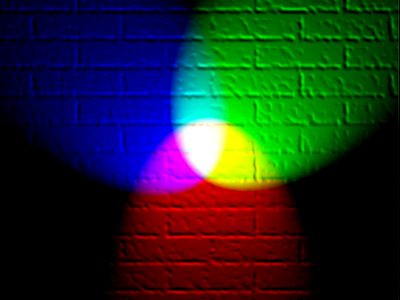
#> input picture Repositorio local/Módulo 5 - Machine learning y deep learning/Data/imagenes/image_prueba.jpg, 400 x 300 px, found by its file name
$ jupyter execute --allow-errors 31.introduccion_imagenes_python_open_cv.ipynb
#> lines starting #> are read from the running program, lines starting #| are printed output that depends on the picture
## OpenCV (Open Source Computer Vision)

**`OpenCV`** es una herramienta para el procesamiento de imágenes y la realización de tareas de visión artificial. Es una biblioteca de código abierto que se puede utilizar para realizar tareas como detección de rostros, seguimiento de objetos, detección de puntos de referencia y mucho más.

```python
pip install opencv-python
```

_**Documentacion:** https://docs.opencv.org/4.x/d6/d00/tutorial_py_root.html_

[cell 1]
import numpy as np

import matplotlib # Para ver la versión
import matplotlib.pyplot as plt
import PIL # Para ver la versión
from PIL import Image

# OpenCV
import cv2

[cell 2]
# Versiones

print(f"numpy=={np.__version__}")
print(f"matplotlib=={matplotlib.__version__}")
print(f"Pillow=={PIL.__version__}")
print(f"opencv-python=={cv2.__version__}")

[cell 3]
(1920*1080)/160

[cell 4]
12960.0 * 3

#> (a cell that did not finish here is left out)

[cell 6]
imagen = Image.open("../Data/imagenes/image_prueba.jpg")
#> imagen is the input picture: PIL image 400x300 RGB; mean R, G, B 29.5, 41.6, 36.9

imagen

[cell 7]
type(imagen)

[cell 8]
imagen_array = np.asarray(imagen)
type(imagen_array)

[cell 9]
# imagen_array

[cell 10]
# Las dimensiones de esta imagen son 3, ancho, alto y las dimensiones de color.
# Esta imagen tiene 3, que son RGB (Red, Green y Blue) y son los "canales" que usa el ordenador para representar color.

imagen_array.shape
#> Out = (300, 400, 3)

[cell 11]
plt.imshow(imagen_array)
plt.show()

[cell 12]
imagen_array_0, imagen_array_1, imagen_array_2 = imagen_array.copy(), imagen_array.copy(), imagen_array.copy()

[cell 13]
imagen_array_0[:, :, 0]

[cell 14]
# Para esta imagen hago 0 las partes de Blue y Green

imagen_array_0[:, :, 1] = 0
imagen_array_0[:, :, 2] = 0
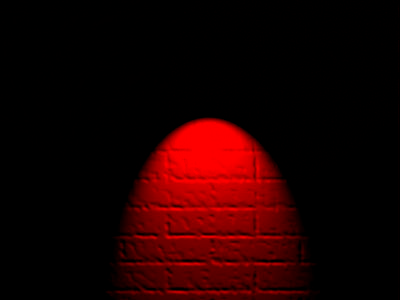
#> imagen_array_0: shape (300, 400, 3); mean R, G, B 29.5, 0, 0

plt.imshow(imagen_array_0)
plt.show()

[cell 15]
# Para esta imagen hago 0 las partes de Blue y Green

imagen_array_0[:, :, 0] = 255
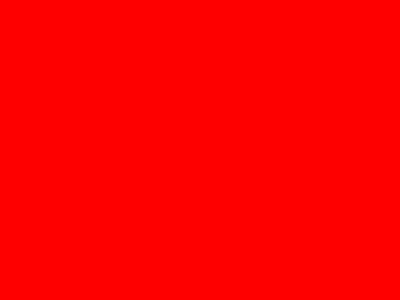
#> imagen_array_0: shape (300, 400, 3); mean R, G, B 255, 0, 0
imagen_array_0[:, :, 1] = 0
imagen_array_0[:, :, 2] = 255
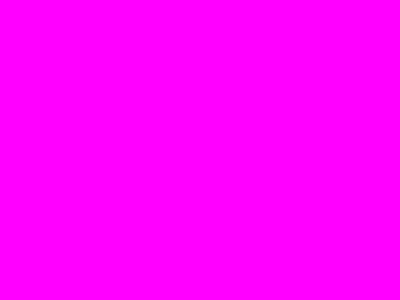
#> imagen_array_0: shape (300, 400, 3); mean R, G, B 255, 0, 255

plt.imshow(imagen_array_0)
plt.show()

[cell 16]
# Para esta imagen hago 0 las partes de Red y Blue

imagen_array_1[:, :, 0] = 0
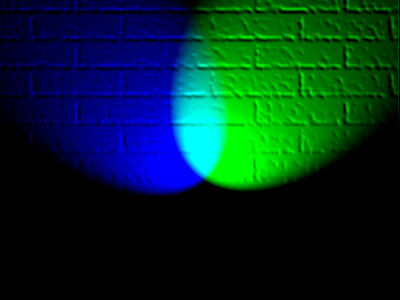
#> imagen_array_1: shape (300, 400, 3); mean R, G, B 0, 41.6, 36.9
imagen_array_1[:, :, 2] = 0
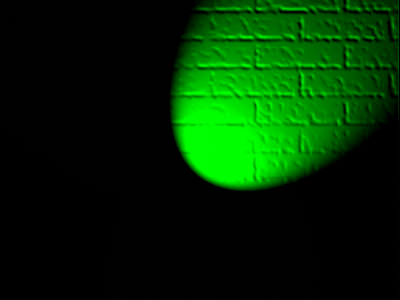
#> imagen_array_1: shape (300, 400, 3); mean R, G, B 0, 41.6, 0

plt.imshow(imagen_array_1)
plt.show()

[cell 17]
# Para esta imagen hago 0 las partes de Red y Green

imagen_array_2[:, :, 0] = 0
imagen_array_2[:, :, 1] = 0
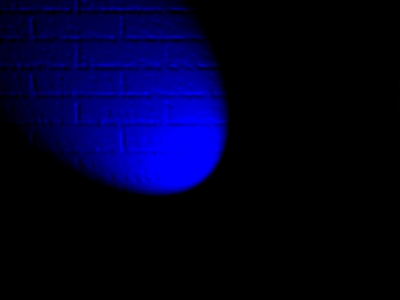
#> imagen_array_2: shape (300, 400, 3); mean R, G, B 0, 0, 36.9

plt.imshow(imagen_array_2)
plt.show()

[cell 18]
imagen_array_4, imagen_array_5, imagen_array_6 = imagen_array.copy(), imagen_array.copy(), imagen_array.copy()

[cell 19]
# Para esta imagen hago 0 la parte de Red

imagen_array_4[:, :, 0] = 0

plt.imshow(imagen_array_4)
plt.show()

[cell 20]
# Para esta imagen hago 0 la parte de Green

imagen_array_5[:, :, 1] = 0

plt.imshow(imagen_array_5)
plt.show()

[cell 21]
# Para esta imagen hago 0 la parte de Blue

imagen_array_6[:, :, 2] = 0
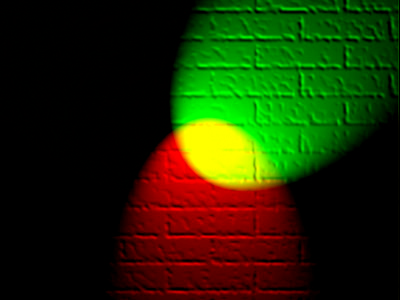
#> imagen_array_6: shape (300, 400, 3); mean R, G, B 29.5, 41.6, 0

plt.imshow(imagen_array_6)
plt.show()

[cell 22]
# Muestra la imagen es escala de grises para la parte de Red

plt.imshow(imagen_array[:, :, 0], cmap = "gray")
plt.show()
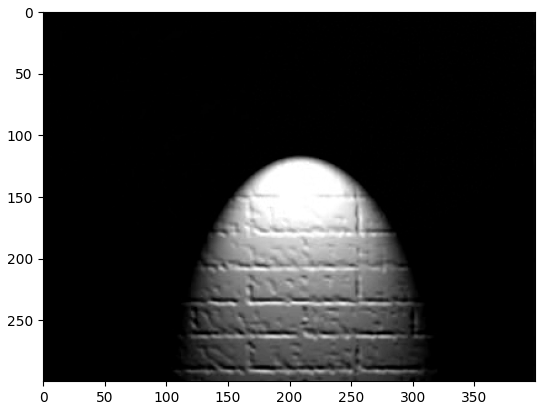
#> figure drawn by matplotlib, 1 panel

[cell 23]
# Muestra la imagen es escala de grises para la parte de Green

plt.imshow(imagen_array[:, :, 1], cmap = "gray")
plt.show()
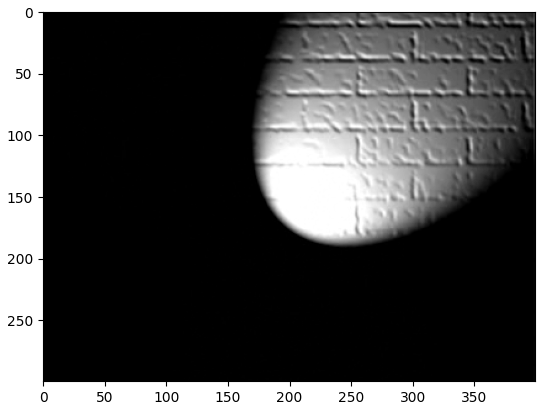
#> figure drawn by matplotlib, 1 panel

[cell 24]
# Muestra la imagen es escala de grises para la parte de Blue

plt.imshow(imagen_array[:, :, 2], cmap = "gray")
plt.show()
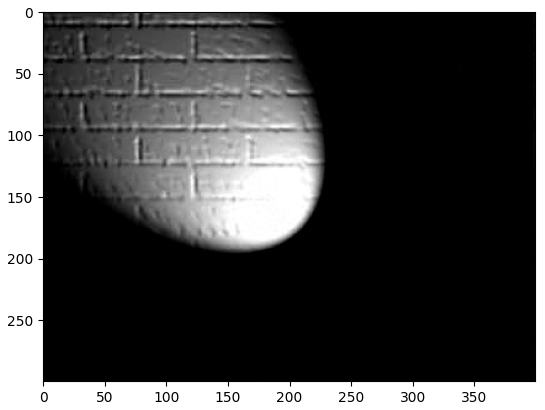
#> figure drawn by matplotlib, 1 panel
